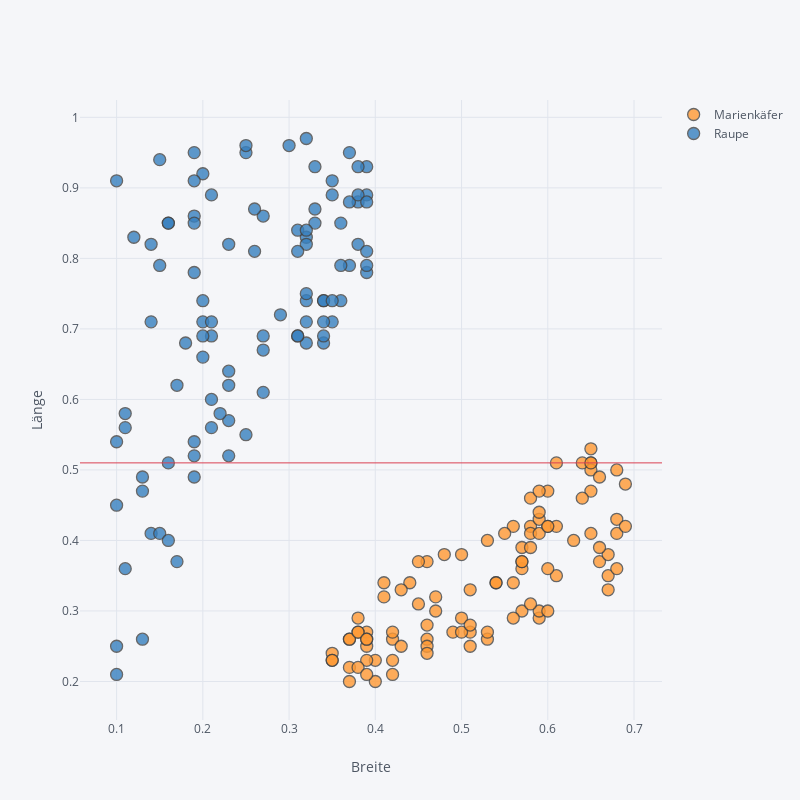

Notebook cell for this chart:
### Code cell
df_kaefer.iplot('scatter',
                mode='markers',
                x='Breite',
                y='Länge',
                categories='Insekt',
                hline=besterSchwellenwert,
                xTitle="Breite",
                yTitle="Länge",
                dimensions=(800, 800))
